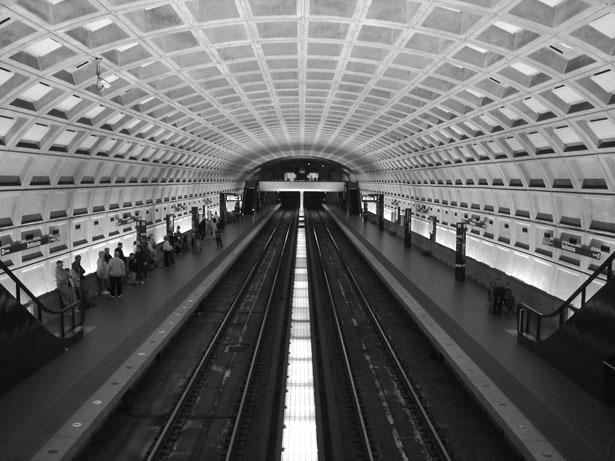
#> input picture workspace/exercises/plotting/dc_metro.JPG, 615 x 461 px, given in place of dc_metro.png, which was not available
$ python filter_image.py
#> lines starting #> are read from the running program, lines starting #| are printed output that depends on the picture; pictures that were not available may be replaced by others from this repository, and a replacement may not be noted
### workspace/exercises/filter_image/filter_image_solution.py
"""
Filter Image
------------

Read in the "dc_metro" image and use an averaging filter
to "smooth" the image.  Use a "5 point stencil" where
you average the current pixel with its neighboring pixels::

              0 0 0 0 0 0 0
              0 0 0 x 0 0 0
              0 0 x x x 0 0
              0 0 0 x 0 0 0
              0 0 0 0 0 0 0

Plot the image, the smoothed image, and the difference between the
two.

Bonus
~~~~~

Re-filter the image by passing the result image through the filter again. Do
this 50 times and plot the resulting image.

"""
import numpy as np
import matplotlib.pyplot as plt

def smooth(img):
    avg_img =(    img[1:-1 ,1:-1]  # center
                + img[ :-2 ,1:-1]  # top
                + img[2:   ,1:-1]  # bottom
                + img[1:-1 , :-2]  # left
                + img[1:-1 ,2:  ]  # right
                ) / 5.0
    return avg_img


def smooth_loop(img):
    smoothed = np.zeros((img.shape[0]-2, img.shape[1]-2))
    for r in range(0, img.shape[0]-2):
        for c in range(0, img.shape[1]-2):
            smoothed[r, c] = (  img[r+1, c+1]  # center
                              + img[r  , c+1]  # top
                              + img[r+2, c+1]  # bottom
                              + img[r+1, c  ]  # left
                              + img[r+1, c+2]  # right
                             ) / 5.0
    return smoothed

# [44 lines left out: function run_sol, not called in this run]

### workspace/exercises/filter_image/filter_image.py
# ! pip install matplotlib

"""
Filter Image
------------

Read in the "dc_metro" image and use an averaging filter
to "smooth" the image.  Use a "5 point stencil" where
you average the current pixel with its neighboring pixels::

              0 0 0 0 0 0 0
              0 0 0 x 0 0 0
              0 0 x x x 0 0
              0 0 0 x 0 0 0
              0 0 0 0 0 0 0

Plot the image, the smoothed image, and the difference between the
two.

Bonus
~~~~~

Re-filter the image by passing the result image through the filter again. Do
this 50 times and plot the resulting image.

See :ref:`filter-image-solution`.
"""

import matplotlib.pyplot as plt

img = plt.imread('dc_metro.png')
#> img is the input picture: shape (461, 615); min 0, max 255, mean 105.8

plt.imshow(img, cmap=plt.cm.hot)
plt.show()


def smooth(img):
    centre  = img[1:-1, 1:-1]
    top     = img[ :-2, 1:-1]
    bottom  = img[2:  , 1:-1]
    left    = img[1:-1, 0:-2]
    right   = img[1:-1, 2:  ]


    return (top + left + bottom + right + centre) / 5

# Bad example as it shows how I did keep the width and height of the image consistent. The centre is 1 pixel shorter in height and width compared to left, bottom, right, top.
#
# ```python
#       top    = img[  :-1,   :  ]
#       left   = img[  :  ,   :-1]
#       right  = img[  :  ,  1:  ]
#       centre = img[ 1:-1,  1:-1]
#       bottom = img[ 1:  ,   :  ]
# ```

smoothed = smooth(img)
plt.figure()
plt.imshow(smoothed, cmap=plt.cm.hot)
plt.show()

# +
import numpy as np


def difference(smooth, img, num):
#> called with num = 1
    return smooth - img[num:-num, num:-num]

# my attempt to add contrast
# difference = (difference - difference.min()) / (difference.max() - difference.min())
# # difference = np.sinh(difference)

plt.figure()
plt.imshow(difference(smoothed, img, 1), cmap=plt.cm.Greens)
plt.show()


# -

def refilter(img, num):
#> called with num = 0
    smoothed = img
    for _ in range(num):
        smoothed = smooth(smoothed)

    return smoothed


plt.figure()
plt.imshow(refilter(img,0), cmap=plt.cm.hot)
plt.show()

# notice how you increase `num` which means the image shrinks to nothing by 220 iterations.

plt.figure()
plt.imshow(refilter(img,50), cmap=plt.cm.hot)
plt.show()

plt.figure()
plt.imshow(difference(refilter(img,50), img, 50), cmap=plt.cm.Greens)
#> call 2 of difference, with num = 50
#> in difference (call 2), `return smooth - img[num:-num, num:-num]`:
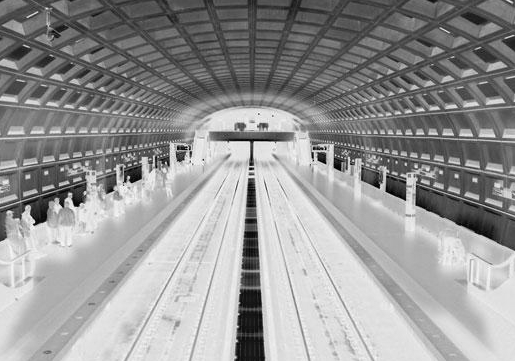
#> returned value: shape (361, 515) float64; min -235.5, max 32.53, mean -77.1; drawn with min black and max white
plt.show()

plt.figure()
plt.imshow(refilter(img,100), cmap=plt.cm.hot)
#> call 4 of refilter, with num = 100
#> after the loop in refilter (call 4), `for _ in range(num):`:
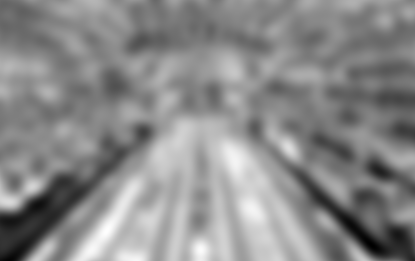
#> smoothed: shape (261, 415) float64; min 9.35, max 39.92, mean 25.9; drawn with min black and max white
plt.show()

plt.figure()
plt.imshow(refilter(img,150), cmap=plt.cm.hot)
#> after the loop in refilter (call 5), `for _ in range(num):`:
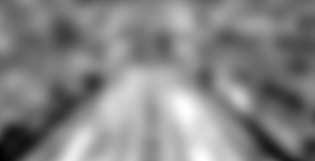
#> smoothed: shape (161, 315) float64; min 14.19, max 37.74, mean 26.4; drawn with min black and max white
plt.show()

plt.figure()
plt.imshow(refilter(img,190), cmap=plt.cm.hot)
#> after the loop in refilter (call 6), `for _ in range(num):`:
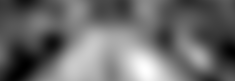
#> smoothed: shape (81, 235) float64; min 19.63, max 37.15, mean 27.1; drawn with min black and max white
plt.show()

plt.figure()
plt.imshow(refilter(img,220), cmap=plt.cm.hot)
#> after the loop in refilter (call 7), `for _ in range(num):`:
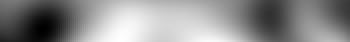
#> smoothed: shape (21, 175) float64 (shown 2 times larger); min 21.33, max 33.3, mean 27.9; drawn with min black and max white
plt.show()

plt.figure()
plt.imshow(refilter(img,230), cmap=plt.cm.hot)
plt.show()
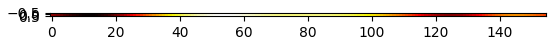
#> figure drawn by matplotlib, 1 panel

plt.figure()
plt.imshow(refilter(img,250), cmap=plt.cm.hot)
plt.show()
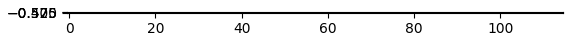
#> figure drawn by matplotlib, 1 panel

# +
import filter_image_solution as fis
import timeit

plt.figure()
plt.imshow(fis.smooth(img), cmap=plt.cm.hot)
plt.show()
# -

plt.figure()
plt.imshow(fis.smooth_loop(img), cmap=plt.cm.hot)
plt.show()

# `[?]` Why is the looped method equivalent in term of outcome to the numpy method?
